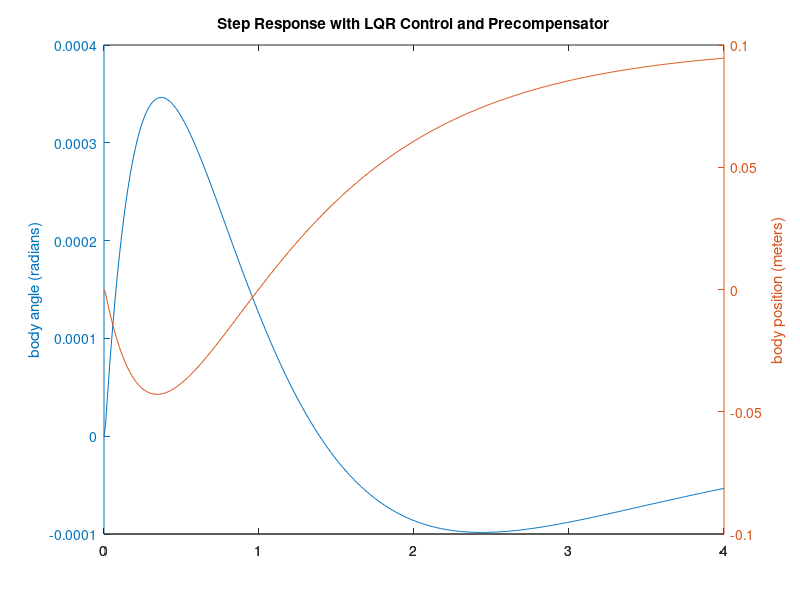
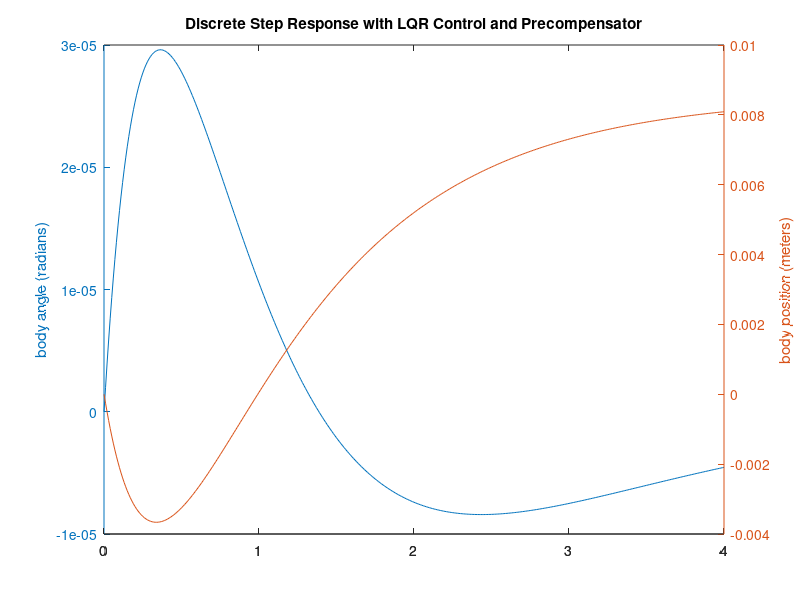

Reproduce these figures in MATLAB, in order.
% Balancebot SS Model and LQR Control design
clc
close all
clear 

%% constants
DT      = .01;          % 100hz controller loop
m_w     = .03;          % mass of one wheel in Kg MEASURED
m_b     = 1.0;          % balancebot body mass without wheels (TO BE DETERMINED)
R       = .04;          % radius of wheel in m MEASURED
L       = .100;         % center of wheel to Center of mass (TO BE DETERMINED)
I_r     = 0.004;        % Inertia of body about center (not wheel axis) Kg*m^2 (TO BE DETERMINED)
g       = 9.81;         % gravity m/s^2
R_gb    = 20.4;         % gearbox ratio
tau_s   = 0.50;         % Motor output stall Torque @ V_nominal (TO BE DETERMINED)
w_free  = 50;           % Motor output free run speed @ V_nominal (TO BE DETERMINED)
V_n     = 12.0;         % motor nominal drive voltage
I_gb = 100.0*10^-5;     % inertial of motor armature and gearbox (TO BE DETERMINED)
R = 0.04; %
% add inertia of wheels modeled as disks and times two for both sides
I_w = 2 * (I_gb+(m_w*R^2)/2);



%% statespace model including motor dynamics
a1 = I_w + (m_b + m_w)*R^2;
a2 = m_b * R * L;
a3 = I_r + m_b*L^2;
a4 = m_b * g * L;

% motor equation used: t = e*u - f*w
b1 = 2 * tau_s * R_gb; % stall torque of two motors
b2  = b1 / (w_free/R_gb);   % constant provides zero torque @ free run

%simplifications
c1 = 1 - (a2^2)/(a1*a4);
c2 = 1 + (a2/a4);
c3 = 1 + (a2/a1);

%theta
%thetadot
%phi
%phidot

%% create statespace matricies
A = [0 1 0 0;
     a4/(a4*c1) -(b2*c3)/(a4*c1) 0 (b2*c3)/(a4*c1);
     0 0 0 1;
     -(a2*a4)/(a1*a4*c1) (b2*c2)/(a1*c1) 0 -(b2*c2)/(a1*c1)];
B = [0 -(b1*c3)/(a4*c1) 0 (b1*c2)/(a1*c1) ]';
C = [1 0 0 0;
     0 0 1 0];
D = [0 0]';

states = {'theta' 'theta_dot' 'phi' 'phi_dot'};
inputs = {'u'};
outputs = {'theta'; 'phi'};
sys_ss = ss(A,B,C,D,'statename',states,'inputname',inputs,'outputname',outputs);
sys_tf = tf(sys_ss)
% check poles and controllability of model
poles = eig(A)
controllability = rank(ctrb(sys_ss))

%%
%LQR Design
%Tune Your Gains Here and see the response
Q = [10 0 0 0
     0 0.1 0 0
     0 0 10 0
     0 0 0 0.8];
R = 1.0;
K = lqr(A,B,Q,R)

Ac = [(A-B*K)];
Bc = [B];
Cc = [C];
Dc = [D];

% find Nbar for precompensator
Cn = [0 0 1 0];
s = size(A,1);
Z = [zeros([1,s]) 1];
N = inv([A,B;Cn,0])*Z';
Nx = N(1:s);
Nu = N(1+s);
Nbar=Nu + K*Nx

sys_cl = ss(Ac,Bc*Nbar,Cc,Dc,'statename',states,'inputname',inputs,'outputname',outputs)

t = 0:0.01:4;
dist = 0.1; % move balancebot 10cm
angle = (dist/R)*ones(size(t));
angle(1) = 0;
[y,t,x]=lsim(sys_cl,angle,t);
figure
[AX,H1,H2] = plotyy(t,y(:,1),t,R*y(:,2),'plot');
set(get(AX(1),'Ylabel'),'String','body angle (radians)')
set(get(AX(2),'Ylabel'),'String','body position (meters)')
title('Step Response with LQR Control and Precompensator')

%% find discrete time system
sys_d = c2d(sys_ss,DT,'zoh')
A_d = sys_d.a;
B_d = sys_d.b;
C_d = sys_d.c;
D_d = sys_d.d;
[K_d] = dlqr(A_d,B_d,Q,R)

%% discrete time closed loop
A_dc = [(A_d-B_d*K_d)];
B_dc = [B_d];
C_dc = [C_d];
D_dc = [D_d];

Nbar_d = -0.11 % adjust Nbar for steadystate performance

states = {'x' 'x_dot' 'phi' 'phi_dot'};
inputs = {'phi'};
outputs = {'x'; 'phi'};
sys_dcl = ss(A_dc,B_dc*Nbar_d,C_dc,D_dc,DT,'statename',states,'inputname',inputs,'outputname',outputs);

t = 0:0.01:4;
dist = 0.1; % move balancebot 10cm
angle = (dist/R)*ones(size(t));
[y,t,x]=lsim(sys_dcl,angle,t);
figure
[AX,H1,H2] = plotyy(t,y(:,1),t,R*y(:,2),'plot');
set(get(AX(1),'Ylabel'),'String','body angle (radians)')
set(get(AX(2),'Ylabel'),'String','body position (meters)')
title('Discrete Step Response with LQR Control and Precompensator')